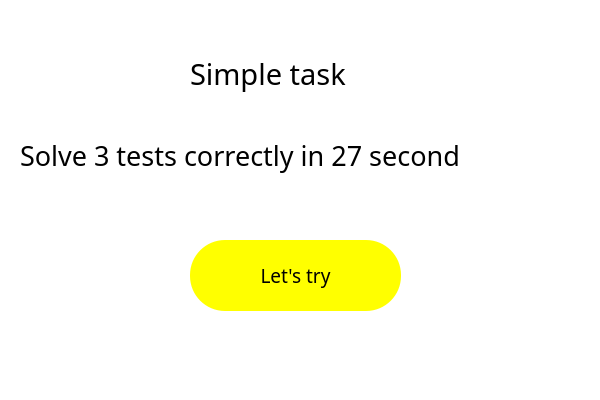
<?xml version="1.0" encoding="UTF-8"?>
<ui version="4.0">
 <class>Dialog</class>
 <widget class="QDialog" name="Dialog">
  <property name="geometry">
   <rect>
    <x>0</x>
    <y>0</y>
    <width>600</width>
    <height>400</height>
   </rect>
  </property>
  <property name="windowTitle">
   <string>Dialog</string>
  </property>
  <property name="styleSheet">
   <string notr="true">background-color: rgb(255, 255, 255);</string>
  </property>
  <widget class="QLabel" name="label">
   <property name="geometry">
    <rect>
     <x>190</x>
     <y>50</y>
     <width>226</width>
     <height>47</height>
    </rect>
   </property>
   <property name="font">
    <font>
     <family>Dela Gothic One</family>
     <pointsize>22</pointsize>
     <bold>false</bold>
    </font>
   </property>
   <property name="text">
    <string>Simple task</string>
   </property>
  </widget>
  <widget class="QLabel" name="label_2">
   <property name="geometry">
    <rect>
     <x>20</x>
     <y>130</y>
     <width>571</width>
     <height>51</height>
    </rect>
   </property>
   <property name="font">
    <font>
     <family>Dela Gothic One</family>
     <pointsize>20</pointsize>
    </font>
   </property>
   <property name="text">
    <string>Solve 3 tests correctly in 27 second</string>
   </property>
  </widget>
  <widget class="QPushButton" name="pushButton">
   <property name="geometry">
    <rect>
     <x>190</x>
     <y>240</y>
     <width>211</width>
     <height>71</height>
    </rect>
   </property>
   <property name="font">
    <font>
     <family>Dela Gothic One</family>
     <pointsize>14</pointsize>
    </font>
   </property>
   <property name="styleSheet">
    <string notr="true">background-color: rgba(255, 255, 0, 1);
border: 0px solid; border-radius: 35px;</string>
   </property>
   <property name="text">
    <string>Let's try</string>
   </property>
   <property name="checkable">
    <bool>true</bool>
   </property>
   <property name="autoDefault">
    <bool>false</bool>
   </property>
   <property name="flat">
    <bool>true</bool>
   </property>
  </widget>
 </widget>
 <resources/>
 <connections/>
</ui>
